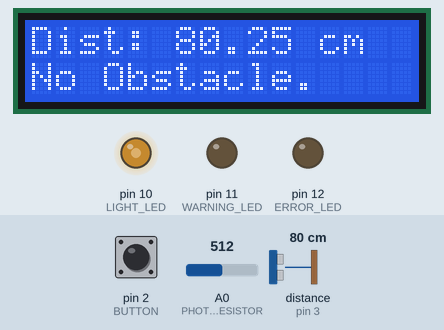
The sketch below on a simulated Arduino Uno, built with avr-gcc and run on an emulated ATmega328P. On the bench: 16×2 character LCD, output pins drawn as LEDs (lit = HIGH). Wiring (inferred from the names in the program): ultrasonic range finder: trigger pin 4; echo pin 3. Dashed ring = blinking. The inputs (shaded band) are chosen by the test bench; at power-on: distance to the obstacle (sensor on pin 3) 80 cm, A0 (PHOTORESISTOR) = 512, pin 2 (BUTTON) HIGH. The echo pulse lasts 58.3 µs per cm; pins used as bus, display or sensor lines are not drawn.

Above: at 1.98 s.
2.3 s: distance to the obstacle (sensor on pin 3) set to 2 cm
At 2.47 s:
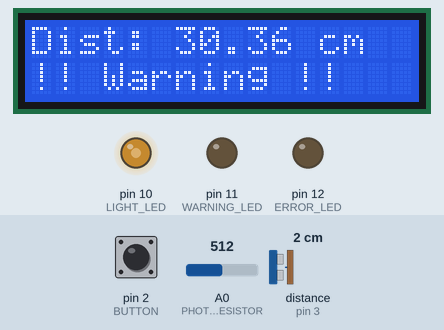
At 2.85 s:
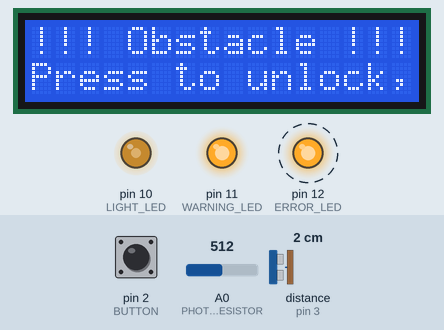
4.0 s: A0 (PHOTORESISTOR) set to 390
At 4.65 s:
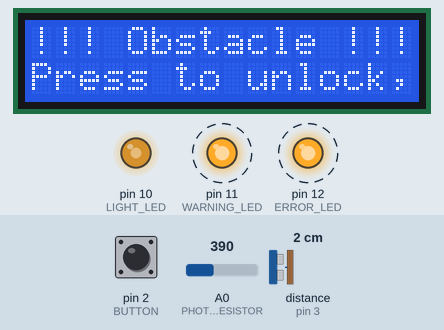
6.3 s: pin 2 (BUTTON) pulled LOW for 0.15 s
7.0 s: A0 (PHOTORESISTOR) set to 122
At 7.65 s:
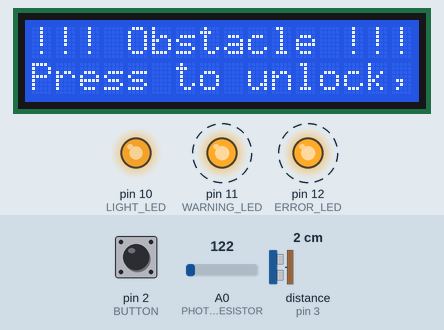
9.3 s: pin 2 (BUTTON) pulled LOW for 1 s
10.9 s: pin 2 (BUTTON) pulled LOW for 0.15 s
Timing chart, 0 to 12.6 s (numbered marks = the images above; inputs shaded):
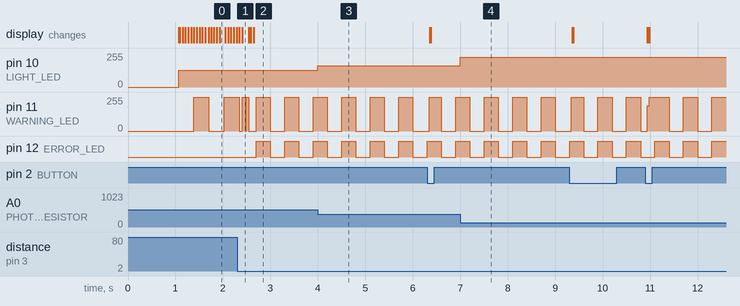

Measured:
- after the input at 2.3 s, pin 12 (ERROR_LED): alternates HIGH for 0.30 s and LOW for 0.30 s, starting after 0.40 s; the display: first changes after 0.05 s (image 1 shows a later state)
- after the input at 4.0 s, pin 10 (LIGHT_LED): 127/255 → 158/255 at once
- after the input at 7.0 s, pin 10 (LIGHT_LED): 158/255 → 225/255 at once
- by itself, pin 11 (WARNING_LED): alternates 255/255 for 0.30 s and 0/255 for 0.30 s

The sketch:

final_project.ino
```cpp
#include <LiquidCrystal.h>
#include <IRremote.h>
#include <EEPROM.h>


#define USS_ECHO 3
#define USS_TRIGGER 4

#define WARNING_LED 11
#define ERROR_LED 12
#define LIGHT_LED 10

#define PHOTORESISTOR A0

#define LCD_RS A5
#define LCD_E A4
#define LCD_D4 6
#define LCD_D5 7
#define LCD_D6 8
#define LCD_D7 9

// IR button mapping
#define IR_BUTTON_PLAY 64
#define IR_BUTTON_OFF 69
#define IR_BUTTON_EQ 25
#define IR_BUTTON_UP 9
#define IR_BUTTON_DOWN 7

// lcd mode
#define LCD_MODE_DISTANCE 0
#define LCD_MODE_SETTINGS 1
#define LCD_MODE_LUMINOSITY 2


#define BUTTON 2

#define IR_RECEIVER 5


#define LOCK_DISTANCE 10.0
#define WARNING_DISTANCE 50.0

#define DISTANCE_UNIT_CM 0
#define DISTANCE_UNIT_IN 1

#define CM_TO_IN 0.39301

#define EEPROM_ADDRESS_DISTANCE_UNIT 50

// --time functionalities--
unsigned long lastTimeUSSTrigger = millis();
unsigned long ussTriggerDelay = 60;

// Warning LED
unsigned long lastTimeWarningLEDBlinked = millis();
unsigned long warningLEDBlinkDelay = 500;
bool warningLEDState = LOW;

// Error LED
unsigned long lastTimeErrorLEDBlinked = millis();
unsigned long errorLEDBlinkDelay = 300;
bool errorLEDState = LOW;

// BUTTON
unsigned long lastTimeButtonPresses = millis();
unsigned long debounceDelay = 300;
bool buttonState;
bool newButtonState;

// PHOTORESISTOR
unsigned long lastTimeLuminosityRead = millis();
unsigned long readLuminosityDelay = 100;


// LCD
LiquidCrystal lcd(LCD_RS, LCD_E, LCD_D4, LCD_D5, LCD_D6, LCD_D7);

volatile unsigned long pulseInTimeBegin;
volatile unsigned long pulseInTimeEnd;
volatile bool newDistanceAvailable = false;

double prevDistance = 400.00;

bool isLocked = false;

int distanceUnit = DISTANCE_UNIT_CM;

int lcdMode = LCD_MODE_DISTANCE;


void triggerUSS() {
  digitalWrite(USS_TRIGGER, LOW);
  delayMicroseconds(2);
  digitalWrite(USS_TRIGGER, HIGH);
  delayMicroseconds(10);
  digitalWrite(USS_TRIGGER, LOW);
}

double usDistance() {
  double duration = pulseInTimeEnd - pulseInTimeBegin;
  double distance = duration / 58.00;
  if (distance > 400.00) {
    return prevDistance;
  }
  distance = prevDistance * 0.6 + distance * 0.4;
  prevDistance = distance;
  return distance;
}


void echoInterrupt() {
  if (digitalRead(USS_ECHO) == HIGH) {
    pulseInTimeBegin = micros();
  } else {
    pulseInTimeEnd = micros();
    newDistanceAvailable = true;
  }
}


void toggleWarningLED(){
  warningLEDState = ((warningLEDState == HIGH) ? LOW : HIGH);
  digitalWrite(WARNING_LED, warningLEDState);
}

void toggleErrorLED(){
  errorLEDState = ((errorLEDState == HIGH) ? LOW : HIGH);
  digitalWrite(ERROR_LED, errorLEDState);
}


void setWarningLEDBLinkRateFromDistance(double distance){
  // 0 .. 400 -> 0 .. 1600ms
  warningLEDBlinkDelay = distance * 4;
}


void lock(){
  if(!isLocked){
    isLocked = true;
    warningLEDState = LOW;
    errorLEDState = LOW;
  }
}


void unlock(){
  if(isLocked){
    isLocked = false;
    errorLEDState = LOW;
    digitalWrite(ERROR_LED, errorLEDState);
    lcd.clear();
  }
}


void displayOnLCD(double distance){
  if(isLocked){
    lcd.setCursor(0, 0);
    lcd.print("!!! Obstacle !!!       ");
    lcd.setCursor(0, 1);
    lcd.print("Press to unlock,      ");
  }else if(lcdMode == LCD_MODE_DISTANCE){
    lcd.setCursor(0, 0);
    lcd.print("Dist: ");

    if(distanceUnit == DISTANCE_UNIT_IN){
      lcd.print(distance * CM_TO_IN);
      lcd.print(" in       ");
    }else{
      lcd.print(distance);
      lcd.print(" cm       ");
    }


    lcd.setCursor(0, 1);
    if(distance  > WARNING_DISTANCE){
      lcd.print("No Obstacle.       ");
    }else{
      lcd.print("!! Warning !!      ");
    }

  }
}


void handleIRCommand(long command){
  switch (command){
    case IR_BUTTON_PLAY:
      unlock();
      break;
    case IR_BUTTON_OFF:
      resetSettingsToDefault();
      break;
    case IR_BUTTON_EQ:
      toggleDistanceUnit();
      break;
    case IR_BUTTON_UP:
      toggleLCDScreen(true);
      break;
    case IR_BUTTON_DOWN:
      toggleLCDScreen(false);
      break;
    default:
      break;

  }
}

void toggleDistanceUnit(){
  if(distanceUnit == DISTANCE_UNIT_CM){
    distanceUnit = DISTANCE_UNIT_IN;
  }else{
    distanceUnit = DISTANCE_UNIT_CM;
  }
  EEPROM.write(EEPROM_ADDRESS_DISTANCE_UNIT, distanceUnit);
}


void toggleLCDScreen(bool next){
  switch (lcdMode){
    case LCD_MODE_DISTANCE:
      lcdMode = (next) ? LCD_MODE_SETTINGS : LCD_MODE_LUMINOSITY;
      break;
    case LCD_MODE_SETTINGS:
      lcdMode = (next) ? LCD_MODE_LUMINOSITY : LCD_MODE_DISTANCE;
      break;
    case LCD_MODE_LUMINOSITY:
      lcdMode = (next) ? LCD_MODE_DISTANCE : LCD_MODE_SETTINGS;
      break;
    default:
      lcdMode = LCD_MODE_DISTANCE;
      break;
  }

  lcd.clear();

  if(lcdMode == LCD_MODE_SETTINGS){
    lcd.setCursor(0, 0);
    lcd.print("Press OFF to       ");
    lcd.setCursor(0, 1);
    lcd.print("reset Settings.    ");
  }
}


void resetSettingsToDefault(){
  if(lcdMode == LCD_MODE_SETTINGS){
    if(distanceUnit = DISTANCE_UNIT_IN){
      toggleDistanceUnit();
    }
    lcd.clear();
    lcd.setCursor(0, 0);
    lcd.print("LCD have");
    lcd.setCursor(0, 1);
    lcd.print("been reset.");
  }
}

void setLightLEDFromLuminosity(int luminosity){
  byte brightness = 255 - luminosity / 4;
  analogWrite(LIGHT_LED, brightness);
}

void printLuminosityonLCD(int luminosity){
  if(!isLocked && lcdMode == LCD_MODE_LUMINOSITY){
    lcd.setCursor(0, 0);
    lcd.print("Luminosity: ");
    lcd.print(luminosity);
    lcd.print("       ");
  }
}


void setup() {
  Serial.begin(115200);
  lcd.begin(16, 2);
  IrReceiver.begin(IR_RECEIVER);
  pinMode(USS_ECHO, INPUT);
  pinMode(USS_TRIGGER, OUTPUT);
  pinMode(WARNING_LED, OUTPUT);
  pinMode(ERROR_LED, OUTPUT);
  pinMode(BUTTON, INPUT);
  pinMode(LIGHT_LED, OUTPUT);

  attachInterrupt(digitalPinToInterrupt(USS_ECHO), echoInterrupt, CHANGE);
  distanceUnit = EEPROM.read(EEPROM_ADDRESS_DISTANCE_UNIT);
  if(distanceUnit == 255){
    distanceUnit = DISTANCE_UNIT_CM;
  }

  buttonState = digitalRead(BUTTON);
  lcd.print("Initialising...");
  delay(1000);
  lcd.clear();
}


void loop() {
  unsigned long timeNow = millis();
  if (timeNow - lastTimeUSSTrigger > ussTriggerDelay) {
    lastTimeUSSTrigger += ussTriggerDelay;
    triggerUSS();
  }

  if(isLocked){
    if(timeNow - lastTimeErrorLEDBlinked > errorLEDBlinkDelay){
      lastTimeErrorLEDBlinked += errorLEDBlinkDelay;
      toggleErrorLED();
      toggleWarningLED();
    }

    if(timeNow - lastTimeButtonPresses > debounceDelay){
      byte newButtonState = digitalRead(BUTTON);
      if(newButtonState != buttonState){
        lastTimeButtonPresses = timeNow;
        buttonState = newButtonState;
        if(buttonState == LOW){
          unlock();
        }
      }
    }
  }else{
    if (timeNow - lastTimeWarningLEDBlinked > warningLEDBlinkDelay){
      lastTimeWarningLEDBlinked += warningLEDBlinkDelay;
      toggleWarningLED();
    }

  }

  if(IrReceiver.decode()){
    IrReceiver.resume();
    long command = IrReceiver.decodedIRData.command;
    handleIRCommand(command);
  }


  if (newDistanceAvailable) {
    newDistanceAvailable = false;
    double distance = usDistance();
    setWarningLEDBLinkRateFromDistance(distance);
    displayOnLCD(distance);
    if(distance <= LOCK_DISTANCE){
      lock();
    }
  }

  if(timeNow - lastTimeLuminosityRead > readLuminosityDelay){
    lastTimeLuminosityRead += readLuminosityDelay;
    int luminosity = analogRead(PHOTORESISTOR);
    setLightLEDFromLuminosity(luminosity);
    printLuminosityonLCD(luminosity);
  }

}
```
